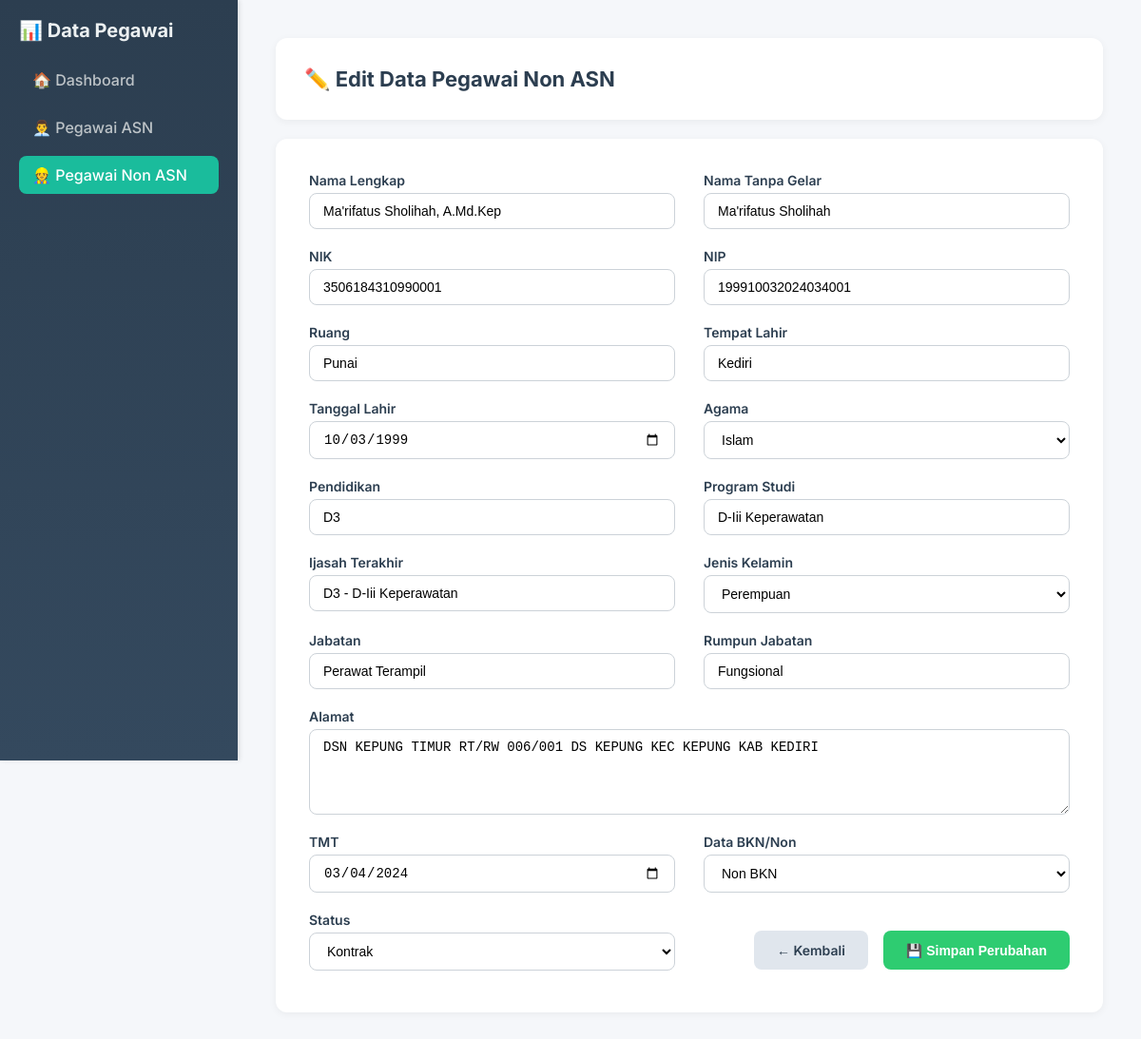
Page /pages/PegawaiNonASN/edit_nonasn.php?id=387 (signed in) on the committed database.
### tables this page shows
CREATE TABLE `pegawai_non_asn` (
  `id` bigint(20) UNSIGNED NOT NULL,
  `nama` varchar(100) DEFAULT NULL,
  `nama_tanpa_gelar` varchar(100) DEFAULT NULL,
  `nik` varchar(20) DEFAULT NULL,
  `nip` varchar(20) DEFAULT NULL,
  `ruang` varchar(50) DEFAULT NULL,
  `tempat_lahir` varchar(50) DEFAULT NULL,
  `ttl` date DEFAULT NULL,
  `agama` varchar(20) DEFAULT NULL,
  `pendidikan` varchar(50) DEFAULT NULL,
  `program_studi` varchar(100) DEFAULT NULL,
  `ijasah_terakhir` varchar(50) DEFAULT NULL,
  `jenis_kelamin` varchar(10) DEFAULT NULL,
  `jabatan` varchar(100) DEFAULT NULL,
  `rumpun_jabatan` varchar(100) DEFAULT NULL,
  `alamat` text DEFAULT NULL,
  `tmt` date DEFAULT NULL,
  `data_bkn_non` varchar(10) DEFAULT NULL,
  `status` varchar(20) DEFAULT NULL,
  `foto` varchar(255) DEFAULT NULL
);

### pages/PegawaiNonASN/edit_nonasn.php (the view, shortened to what this page needs)
<?php
include __DIR__ . '/../../config/db.php';
$id = $_GET['id'];
$data = mysqli_fetch_assoc(mysqli_query($koneksi, "SELECT * FROM pegawai_non_asn WHERE id = $id"));
?>
<!DOCTYPE html>
<html lang="id">
<head>
</head>
<body>
  <div class="sidebar">
    <h3>📊 Data Pegawai</h3>
    <a href="../dashboard.php" class="<?= basename($_SERVER['PHP_SELF']) == '../dashboard.php' ? 'active' : '' ?>"><span>🏠 Dashboard</span></a>
    <a href="../PegawaiASN/asn.php" class=""><span>👨‍💼 Pegawai ASN</span></a>
    <a href="nonasn.php" class="active"><span>👷 Pegawai Non ASN</span></a>
  </div>
  <div class="main-content">
    <div class="header-box">
      <h2 class="page-title">✏️ Edit Data Pegawai Non ASN</h2>
    </div>
    <div class="form-container">
      <form method="POST" action="../../proses/PegawaiNonASN/update_nonasn.php">
        <?php
        function selected($val, $target)
        {
          return trim(strtoupper($val)) === trim(strtoupper($target)) ? 'selected' : '';
        }
        ?>
        <div class="form-group"><label>Nama Lengkap</label><input type="text" name="nama" value="<?= $data['nama'] ?>"></div>
        <div class="form-group"><label>Nama Tanpa Gelar</label><input type="text" name="nama_tanpa_gelar" value="<?= $data['nama_tanpa_gelar'] ?>"></div>
        <div class="form-group"><label>NIK</label><input type="text" name="nik" value="<?= $data['nik'] ?>"></div>
        <div class="form-group"><label>NIP</label><input type="text" name="nip" value="<?= $data['nip'] ?>"></div>
        <div class="form-group"><label>Ruang</label><input type="text" name="ruang" value="<?= $data['ruang'] ?>"></div>
        <div class="form-group"><label>Tempat Lahir</label><input type="text" name="tempat_lahir" value="<?= $data['tempat_lahir'] ?>"></div>
        <div class="form-group">
          <label for="ttl">Tanggal Lahir</label>
          <input type="date" id="ttl" name="ttl" required value="<?= $data['ttl'] ?>">
        </div>
        <div class="form-group">
          <label>Agama</label>
          <select name="agama">
            <?php
            $agama_list = ['Islam', 'Kristen', 'Katolik', 'Hindu', 'Buddha', 'Konghucu', 'Lainnya'];
            foreach ($agama_list as $agama) {
              echo "<option value='$agama' " . selected($data['agama'], $agama) . ">$agama</option>";
            }
            ?>
          </select>
        </div>
        <div class="form-group"><label>Pendidikan</label><input type="text" name="pendidikan" value="<?= $data['pendidikan'] ?>"></div>
        <div class="form-group"><label>Program Studi</label><input type="text" name="program_studi" value="<?= $data['program_studi'] ?>"></div>
        <div class="form-group"><label>Ijasah Terakhir</label><input type="text" name="ijasah_terakhir" value="<?= $data['ijasah_terakhir'] ?>"></div>
        <div class="form-group">
          <label>Jenis Kelamin</label>
          <select name="jenis_kelamin">
            <option value="P" <?= selected($data['jenis_kelamin'], 'P') ?>>Perempuan</option>
          </select>
        </div>
        <div class="form-group"><label>Jabatan</label><input type="text" name="jabatan" value="<?= $data['jabatan'] ?>"></div>
        <div class="form-group"><label>Rumpun Jabatan</label><input type="text" name="rumpun_jabatan" value="<?= $data['rumpun_jabatan'] ?>"></div>
        <div class="form-group" style="grid-column: span 2;"><label>Alamat</label><textarea name="alamat"><?= $data['alamat'] ?></textarea></div>
        <div class="form-group"><label>TMT</label><input type="date" name="tmt" value="<?= $data['tmt'] ?>"></div>
        <div class="form-group">
          <label>Data BKN/Non</label>
          <select name="data_bkn_non">
            <option value="NON BKN" <?= selected($data['data_bkn_non'], 'NON BKN') ?>>Non BKN</option>
          </select>
        </div>
        <div class="form-group">
          <label>Status</label>
          <select name="status">
            <option value="Kontrak" <?= selected($data['status'], 'Kontrak') ?>>Kontrak</option>
          </select>
        </div>
        <div class="btn-group">
          <a href="nonasn.php" class="btn-back">← Kembali</a>
          <button type="submit" class="btn-submit">💾 Simpan Perubahan</button>
        </div>
      </form>
    </div>
  </div>
</body>
</html>

### pages/PegawaiNonASN/edit_nonasn.php (style rules this page uses)
* { box-sizing: border-box; margin: 0; padding: 0; }
body { font-family: 'Inter', sans-serif; background: #f5f7fa; min-height: 100vh; overflow-y: auto; }
html { overflow-x: hidden; scroll-behavior: smooth; }
.sidebar { position: fixed; top: 0; left: 0; height: 100vh; width: 250px; background: linear-gradient(to bottom, #2c3e50, #34495e); color: #fff; padding: 20px; box-shadow: 2px 0 5px rgba(0, 0, 0, 0.1); overflow-y: auto; }
.sidebar h3 { font-size: 20px; color: #ecf0f1; margin-bottom: 20px; }
.sidebar a { display: flex; align-items: center; text-decoration: none; color: #bdc3c7; font-weight: 500; padding: 10px 14px; border-radius: 8px; transition: background 0.3s, color 0.3s; margin-bottom: 10px; }
.sidebar a:hover, .sidebar a.active { background-color: #1abc9c; color: white; }
.sidebar a span { display: inline-block; width: 100%; }
.main-content { margin-left: 250px; flex: 1; padding: 40px; }
.header-box { background: white; padding: 30px; border-radius: 12px; box-shadow: 0 2px 8px rgba(0, 0, 0, 0.05); margin-bottom: 20px; }
h2.page-title { font-size: 22px; color: #2c3e50; margin: 0; }
.form-container { background-color: #ffffff; padding: 35px; border-radius: 12px; box-shadow: 0 2px 8px rgba(0, 0, 0, 0.05); }
form { display: grid; grid-template-columns: 1fr 1fr; gap: 20px 30px; }
form label { font-weight: 600; color: #2c3e50; font-size: 14px; margin-bottom: 5px; display: block; }
.form-group { display: flex; flex-direction: column; }
form input, form select, form textarea { padding: 10px 14px; border: 1px solid #ccd2d8; border-radius: 8px; font-size: 14px; background-color: #fff; transition: border 0.3s, box-shadow 0.3s; }
form textarea { resize: vertical; min-height: 90px; grid-column: span 2; }
.btn-group { display: flex; justify-content: flex-end; gap: 16px; margin-top: 20px; margin-bottom: 10px; }
.btn-back, .btn-submit { display: inline-flex; align-items: center; gap: 8px; border: none; padding: 12px 24px; border-radius: 8px; font-size: 14px; font-weight: 600; text-decoration: none; cursor: pointer; transition: all 0.2s ease; }
.btn-back { background-color: #e0e6ed; color: #2c3e50; }
.btn-submit { background-color: #2ecc71; color: #fff; }

### rows in the picture
pegawai_non_asn: nama "Ma'rifatus Sholihah, A.Md.Kep", nama_tanpa_gelar "Ma'rifatus Sholihah", nik "3506184310990001", nip "199910032024034001", ruang "Punai", tempat_lahir "Kediri", ttl "10/03/1999", pendidikan "D3", program_studi "D-Iii Keperawatan", ijasah_terakhir "D3 - D-Iii Keperawatan", jabatan "Perawat Terampil", rumpun_jabatan "Fungsional", alamat "DSN KEPUNG TIMUR RT/RW 006/001 DS KEPUNG KEC KEPUNG KAB KEDIRI", tmt "03/04/2024"

### other values in the picture
form field agama "Islam"
